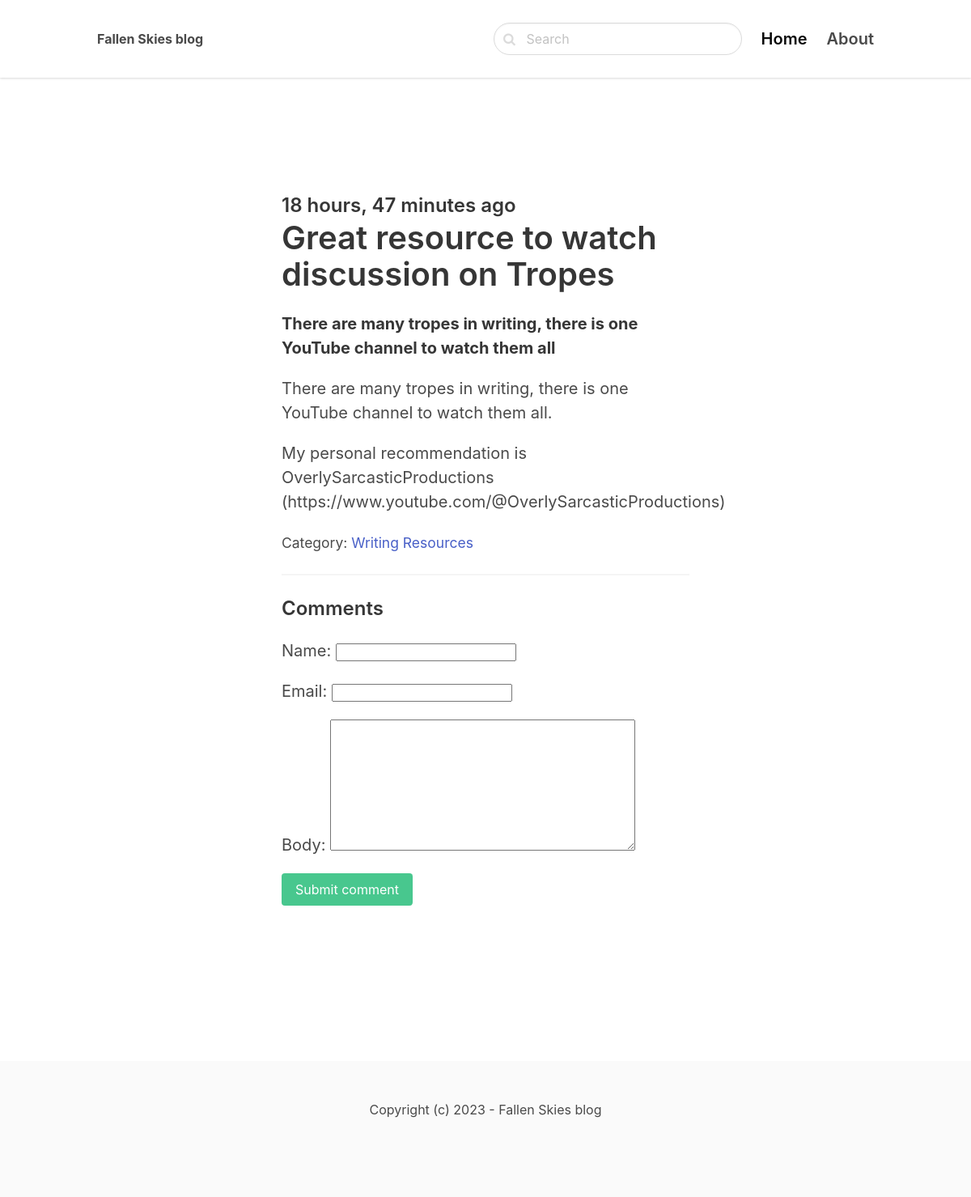
/writing-resources/great-resource-to-watch-discussion-on-tropes/, run on the app's committed database.
### blog/models.py (models this page shows, shortened)
class Post(models.Model):
    ACTIVE = 'active'
    DRAFT = 'draft'  # what is stored in db
    CHOICES_STATUS = (
        (ACTIVE, 'Active'), (DRAFT, 'Draft')  # what we see in admin ui
    )
    category = models.ForeignKey(Category, related_name='posts', on_delete=models.CASCADE)
    title = models.CharField(max_length=255)
    slug = models.SlugField()
    intro = models.TextField()
    body = models.TextField()
    created_at = models.DateTimeField(auto_now_add=True)
    status = models.CharField(max_length=10, choices=CHOICES_STATUS, default=ACTIVE)
    image = models.ImageField(upload_to='uploads/', blank=True, null=True)
    class Meta:
        ordering = ('-created_at',)  # show posts in reverse order

class Category(models.Model):
    title = models.CharField(max_length=255)
    slug = models.SlugField()
    class Meta:
        ordering = ('title',)
        verbose_name_plural = 'Categories'
    def __str__(self):
        return self.title

### blog/views.py (the view)
# urls.py: path('<slug:category_slug>/<slug:slug>/', views.detail, name='post_detail'),
def detail(request, category_slug, slug):  # bug fix from tutorial
    post = get_object_or_404(Post, slug=slug, status=Post.ACTIVE)
    if request.method == 'POST':
        form = CommentForm(request.POST)
        if form.is_valid():
            comment = form.save(commit=False)
            comment.post = post
            comment.save()
            return redirect('post_detail', category_slug=category_slug, slug=slug)
    else:
        form = CommentForm()
    return render(request, 'blog/detail.html', {'post': post, 'form': form})

### blog/forms.py
class CommentForm(forms.ModelForm):
    class Meta:
        model = Comment
        fields = ('name', 'email', 'body')

### blog/templates/blog/detail.html (shortened to what this page needs)
{% extends 'core/base.html' %}
{% block content %}
<section class="hero">
    <div class="hero-body">
        <div class="container">
            <section class="section">
                <div class="columns">
                    <div class="column is-8 is-offset-2">
                        <div class="content is-medium">
                            <h2 class="subtitle is-4">{{ post.created_at|timesince }} ago</h2>
                            <h1 class="title">{{ post.title }}</h1>
                            <p><strong>{{ post.intro }}</strong></p>
                            <p>{{ post.body|linebreaks }}</p>
                            <p><small>Category: <a href="{% url 'category_detail' post.category.slug %}">{{ post.category }}</a></small></p>
                            <hr>
                            <h2 class="subtitle is-4">Comments</h2>
                            <form method="post" class="mb-6">
                                {{ form.as_p  }}
                                <div class="field">
                                    <div class="control">
                                        <button class="button is-success"> Submit comment</button>
                                    </div>
                                </div>
                            </form>
                        </div>
                    </div>
                </div>
            </section>
        </div>
    </div>
</section>
{% endblock %}

### data on the page
Post: created_at "18 hours, 47 minutes", title "Great resource to watch discussion on Tropes", intro "There are many tropes in writing, there is one YouTube channel to watch them all", body "There are many tropes in writing, there is one YouTube channel to watch them all. My personal recommendation is OverlySarcasticProductions (https://www.youtube.com/@OverlySarcasticProductions)", category "Writing Resources"
